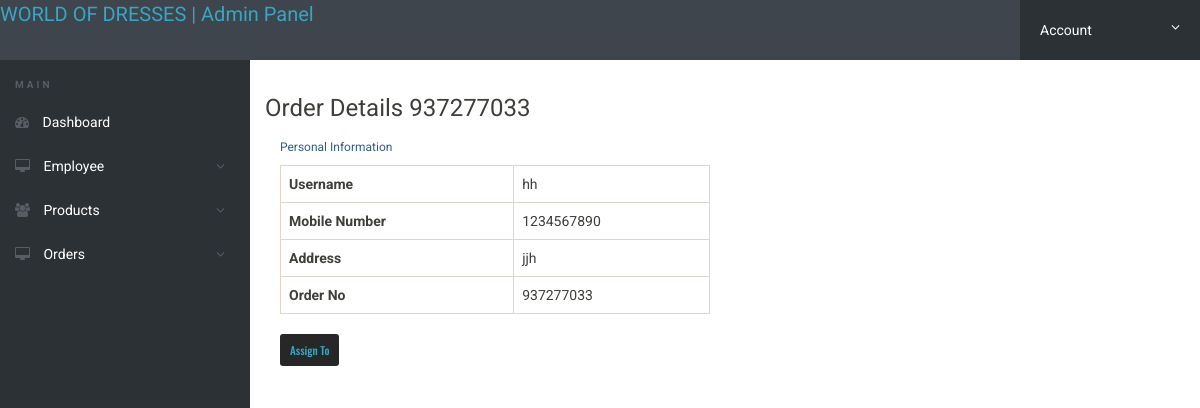
Screenshot of /admin/new_order_details.php?tid=11&&oid=937277033 with the database file from the repository.
### tables this page shows
CREATE TABLE `user_order` (
  `id` int(11) NOT NULL,
  `username` varchar(50) NOT NULL,
  `contact_no` varchar(50) NOT NULL,
  `address` varchar(255) NOT NULL,
  `order_no` varchar(100) NOT NULL,
  `created` timestamp NOT NULL DEFAULT current_timestamp() ON UPDATE current_timestamp()
);

### admin/new_order_details.php (the view, shortened to what this page needs)
<?php session_start();
$con = mysqli_connect("localhost", "root", "", "project");
?>
<!DOCTYPE html>
<html lang="en">
<head>
    <link rel="stylesheet" href="css/font-awesome.min.css">
    <link rel="stylesheet" href="css/bootstrap.min.css">
    <link rel="stylesheet" href="css/dataTables.bootstrap.min.css">
    <link rel="stylesheet" href="css/bootstrap-social.css">
    <link rel="stylesheet" href="css/bootstrap-select.css">
    <link rel="stylesheet" href="css/fileinput.min.css">
    <link rel="stylesheet" href="css/awesome-bootstrap-checkbox.css">
    <link rel="stylesheet" href="css/style.css">
</head>
<body>
    <?php include('includes/header.php');
    ?>
    <div class="ts-main-content">
        <?php include('includes/leftbar.php'); ?>
        <div class="content-wrapper">
            <div class="container-fluid">
                <div class="row">
                    <div class="col-md-12">
                        <h1 class="h3 mb-4 text-gray-800">Order Details <?php echo intval($_GET['oid']); ?></h1>
                        <div class="card shadow mb-4">
                            <div class="card-body">
                                <div class="table-responsive">
                                    <div class="col-lg-6">
                                        <?php
                                        $testid = intval($_GET['tid']);
                                        $query = mysqli_query($con, "select * from user_order where id='$testid'");
                                        while ($row = mysqli_fetch_array($query)) {
                                        ?>
                                            <div class="card shadow mb-4">
                                                <div class="card-header py-3">
                                                    <h6 class="m-0 font-weight-bold text-primary">Personal Information</h6>
                                                </div>
                                                <div class="card-body">
                                                    <table class="table table-bordered" width="100%" cellspacing="0">
                                                        <tr>
                                                            <th>Username</th>
                                                            <td><?php echo $row['username']; ?></td>
                                                        </tr>
                                                        <tr>
                                                            <th>Mobile Number</th>
                                                            <td><?php echo $row['contact_no']; ?></td>
                                                        </tr>
                                                        <tr>
                                                            <th>Address</th>
                                                            <td><?php echo $row['address']; ?></td>
                                                        </tr>
                                                        <tr>
                                                            <th>Order No</th>
                                                            <td><?php echo $row['order_no']; ?></td>
                                                        </tr>
                                                    </table>
                                                    <div class="form-group">
                                                        <button type="button" class="btn btn-dark btn-sm" data-toggle="modal" data-target="#assignto"><a href="AssignEmployee.php">Assign To</button>
                                                    </div>
                                                </div>
                                            </div>
                                    </div>
                                </div>
                            <?php } ?>
                            </div>
                        </div>
                    </div>
                </div>
            </div>
</body>
</html>

### admin/css/style.css (style rules this page uses)
html { font-size: 14px; }
@media only screen and (min-width: 480px) { html { font-size: 17px; } }
@media only screen and (min-width: 768px) { html { font-size: 14px; } }
body { font-size: 1em; }
a { color: #37a6c4; }
.btn { font-family: 'Oswald', sans-serif; }
.btn-dark { background: #272727; color: #fff; }
.btn { text-transform: none; }
.ts-main-content .content-wrapper { padding-top: 15px; margin-top: 60px; }
@media only screen and (min-width: 992px) { .ts-main-content .content-wrapper { margin-left: 250px; } }

### rows the page displays
user_order: username "hh", contact_no "1234567890", address "jjh", order_no "937277033"

### other values shown
$_GET['oid'] "937277033"
